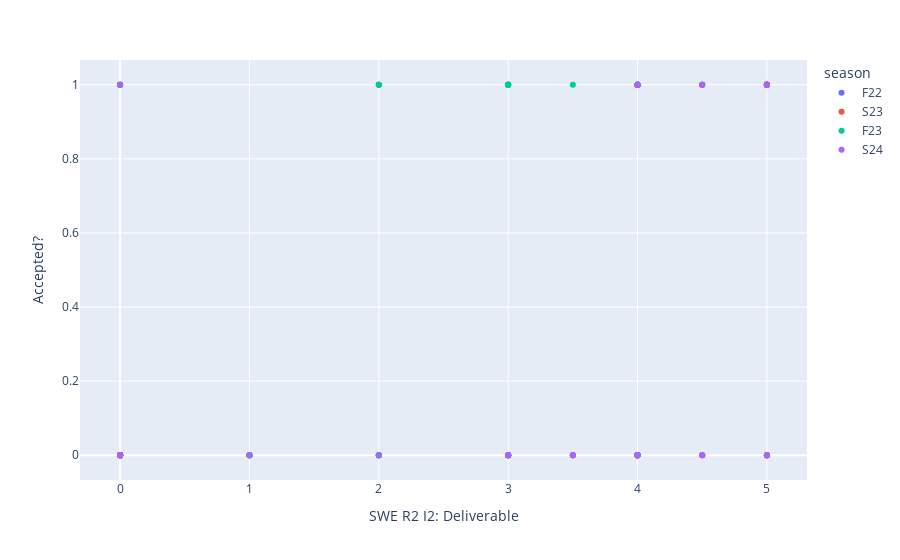

Notebook code for this chart:
### Markdown cell above
### Colored Scatterplot

### Code cell
fig = px.scatter(frame, x="SWE R2 I2: Deliverable", y="Accepted?", color="season")
fig.show()

### Figure 1 — Plotly figure (JSON) as saved in the notebook; plotly's stock layout.template omitted (floating-point values rounded to 4 significant figures)
{"data": [{"hovertemplate": "season=F22<br>SWE R2 I2: Deliverable=%{x}<br>Accepted?=%{y}<extra></extra>", "legendgroup": "F22", "marker": {"color": "#636efa", "symbol": "circle"}, "mode": "markers", "name": "F22", "orientation": "v", "showlegend": true, "type": "scatter", "x": [0, 0, 0, 0, 0, 0, 0, 0, 0, 1, 0, 0, 0, 0, 5, 5, 5, 5, 5, 5, 5, 4, 4, 4, 0, 4, 4, 3, 4, 4, 4, 4, 4, 4, 4, 0, 5, 2, 3, 3, 0, 5, 4], "xaxis": "x", "y": [0, 0, 0, 0, 0, 0, 0, 0, 0, 0, 0, 1, 1, 1, 1, 1, 1, 1, 1, 1, 1, 1, 1, 1, 1, 1, 1, 1, 1, 0, 0, 0, 0, 0, 0, 0, 0, 0, 0, 0, 0, 0, 0], "yaxis": "y"}, {"hovertemplate": "season=S23<br>SWE R2 I2: Deliverable=%{x}<br>Accepted?=%{y}<extra></extra>", "legendgroup": "S23", "marker": {"color": "#EF553B", "symbol": "circle"}, "mode": "markers", "name": "S23", "orientation": "v", "showlegend": true, "type": "scatter", "x": [4, 5, 5, 4, 5, 5, 5, 4, 4, 4, 5, 4, 4, 4, 4, 5, 4, 3, 3, 4, 2, 0, 0, 0, 2, 4, 3, 0, 0, 0, 0, 0, 0, 0, 0, 0, 0, 0, 0, 0, 1, 1, 5, 4, 4, 3, 4, 4, 4, 4], "xaxis": "x", "y": [1, 1, 1, 1, 1, 1, 0, 1, 1, 1, 1, 1, 1, 1, 1, 1, 1, 1, 0, 0, 0, 0, 0, 0, 1, 0, 0, 0, 0, 0, 0, 1, 0, 0, 0, 0, 0, 0, 0, 0, 0, 0, 0, 0, 0, 0, 0, 0, 0, 0], "yaxis": "y"}, {"hovertemplate": "season=F23<br>SWE R2 I2: Deliverable=%{x}<br>Accepted?=%{y}<extra></extra>", "legendgroup": "F23", "marker": {"color": "#00cc96", "symbol": "circle"}, "mode": "markers", "name": "F23", "orientation": "v", "showlegend": true, "type": "scatter", "x": [0, 0, 0, 0, 0, 0, 0, 0, 0, 0, 0, 0, 0, 0, 0, 0, 0, 0, 0, 0, 4, 4.5, 2, 4.5, 4, 3, 5, 4, 4, 3, 3, 2, 4, 4, 3, 5, 4, 5, 5, 3, 2, 5, 3, 3.5, 5, 3, 3, 2, 3, 4, 5, 3.5, 3, 4, 2, 4, 1, 2, 2, 1, 2, 1, 0, 1], "xaxis": "x", "y": [0, 0, 0, 0, 0, 0, 0, 0, 0, 0, 0, 0, 0, 1, 0, 0, 0, 0, 0, 0, 1, 1, 1, 1, 1, 1, 1, 1, 1, 1, 1, 1, 1, 1, 1, 1, 1, 1, 1, 1, 1, 1, 1, 1, 1, 0, 0, 0, 0, 0, 0, 0, 0, 0, 0, 0, 0, 0, 0, 0, 0, 0, 0, 0], "yaxis": "y"}, {"hovertemplate": "season=S24<br>SWE R2 I2: Deliverable=%{x}<br>Accepted?=%{y}<extra></extra>", "legendgroup": "S24", "marker": {"color": "#ab63fa", "symbol": "circle"}, "mode": "markers", "name": "S24", "orientation": "v", "showlegend": true, "type": "scatter", "x": [4.5, 5, 5, 0, 5, 4, 5, 3, 4, 5, 3.5, 0, 4, 3.5, 5, 0, 3, 4, 3, 4.5, 3, 0, 4.5, 4, 5, 5, 3.5, 0, 3, 3.5, 5, 4.5, 2, 4.5, 4.5, 5, 0, 4.5, 0, 1, 0, 0, 0], "xaxis": "x", "y": [0, 0, 1, 0, 1, 0, 1, 0, 1, 0, 0, 0, 1, 0, 1, 0, 0, 0, 0, 0, 0, 0, 1, 1, 0, 1, 0, 0, 0, 0, 1, 0, 0, 1, 0, 1, 0, 1, 0, 0, 0, 0, 1], "yaxis": "y"}], "layout": {"autosize": true, "legend": {"title": {"text": "season"}, "tracegroupgap": 0}, "margin": {"t": 60}, "xaxis": {"anchor": "y", "autorange": true, "domain": [0, 1], "range": [-0.3027, 5.303], "title": {"text": "SWE R2 I2: Deliverable"}, "type": "linear"}, "yaxis": {"anchor": "x", "autorange": true, "domain": [0, 1], "range": [-0.07743, 1.077], "title": {"text": "Accepted?"}, "type": "linear"}}}
